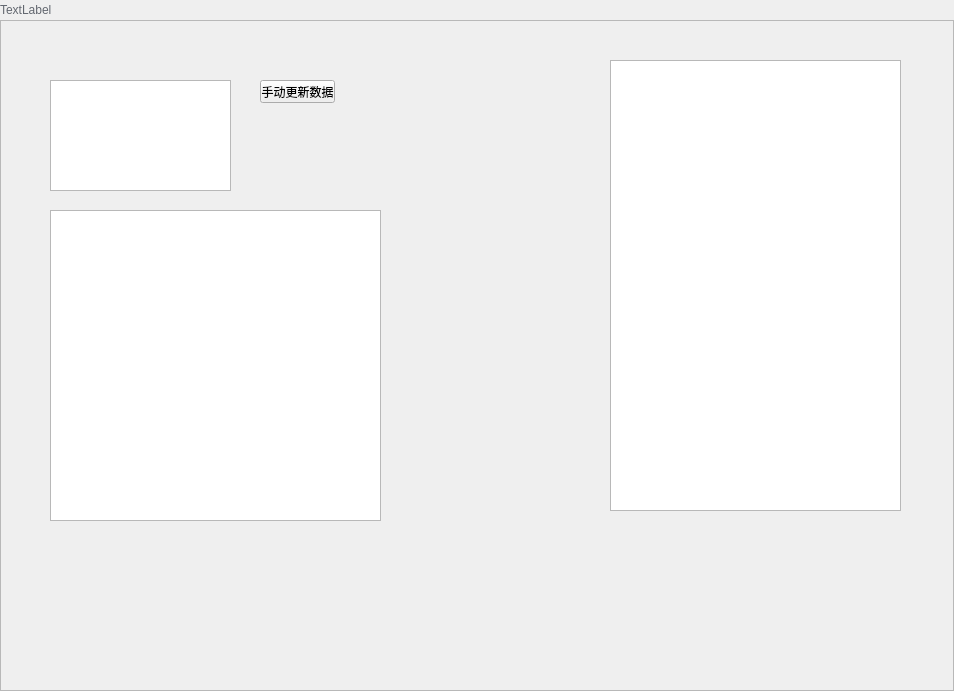
<?xml version="1.0" encoding="UTF-8"?>
<ui version="4.0">
 <class>TabWindow</class>
 <widget class="QWidget" name="TabWindow">
  <property name="geometry">
   <rect>
    <x>0</x>
    <y>0</y>
    <width>954</width>
    <height>691</height>
   </rect>
  </property>
  <property name="windowTitle">
   <string>Form</string>
  </property>
  <property name="styleSheet">
   <string notr="true">	background-color: rgb(45, 49, 59);
/* LINE EDIT */
QLineEdit {
	background-color: rgb(27, 29, 35);
	border-radius: 5px;
	border: 2px solid rgb(27, 29, 35);
	padding-left: 10px;
}
QLineEdit:hover {
	border: 2px solid rgb(64, 71, 88);
}
QLineEdit:focus {
	border: 2px solid rgb(91, 101, 124);
}

/* SCROLL BARS */
QScrollBar:horizontal {
    border: none;
    background: rgb(52, 59, 72);
    height: 14px;
    margin: 0px 21px 0 21px;
	border-radius: 0px;
}
QScrollBar::handle:horizontal {
    background: rgb(85, 170, 255);
    min-width: 25px;
	border-radius: 7px
}
QScrollBar::add-line:horizontal {
    border: none;
    background: rgb(55, 63, 77);
    width: 20px;
	border-top-right-radius: 7px;
    border-bottom-right-radius: 7px;
    subcontrol-position: right;
    subcontrol-origin: margin;
}
QScrollBar::sub-line:horizontal {
    border: none;
    background: rgb(55, 63, 77);
    width: 20px;
	border-top-left-radius: 7px;
    border-bottom-left-radius: 7px;
    subcontrol-position: left;
    subcontrol-origin: margin;
}
QScrollBar::up-arrow:horizontal, QScrollBar::down-arrow:horizontal
{
     background: none;
}
QScrollBar::add-page:horizontal, QScrollBar::sub-page:horizontal
{
     background: none;
}
 QScrollBar:vertical {
	border: none;
    background: rgb(52, 59, 72);
    width: 14px;
    margin: 21px 0 21px 0;
	border-radius: 0px;
 }
 QScrollBar::handle:vertical {	
	background: rgb(85, 170, 255);
    min-height: 25px;
	border-radius: 7px
 }
 QScrollBar::add-line:vertical {
     border: none;
    background: rgb(55, 63, 77);
     height: 20px;
	border-bottom-left-radius: 7px;
    border-bottom-right-radius: 7px;
     subcontrol-position: bottom;
     subcontrol-origin: margin;
 }
 QScrollBar::sub-line:vertical {
	border: none;
    background: rgb(55, 63, 77);
     height: 20px;
	border-top-left-radius: 7px;
    border-top-right-radius: 7px;
     subcontrol-position: top;
     subcontrol-origin: margin;
 }
 QScrollBar::up-arrow:vertical, QScrollBar::down-arrow:vertical {
     background: none;
 }

 QScrollBar::add-page:vertical, QScrollBar::sub-page:vertical {
     background: none;
 }

/* CHECKBOX */
QCheckBox::indicator {
    border: 3px solid rgb(52, 59, 72);
	width: 15px;
	height: 15px;
	border-radius: 10px;
    background: rgb(44, 49, 60);
}
QCheckBox::indicator:hover {
    border: 3px solid rgb(58, 66, 81);
}
QCheckBox::indicator:checked {
    background: 3px solid rgb(52, 59, 72);
	border: 3px solid rgb(52, 59, 72);	
	background-image: url(:/16x16/icons/16x16/cil-check-alt.png);
}

/* RADIO BUTTON */
QRadioButton::indicator {
    border: 3px solid rgb(52, 59, 72);
	width: 15px;
	height: 15px;
	border-radius: 10px;
    background: rgb(44, 49, 60);
}
QRadioButton::indicator:hover {
    border: 3px solid rgb(58, 66, 81);
}
QRadioButton::indicator:checked {
    background: 3px solid rgb(94, 106, 130);
	border: 3px solid rgb(52, 59, 72);	
}

/* COMBOBOX */
QComboBox{
	background-color: rgb(27, 29, 35);
	border-radius: 5px;
	border: 2px solid rgb(27, 29, 35);
	padding: 5px;
	padding-left: 10px;
}
QComboBox:hover{
	border: 2px solid rgb(64, 71, 88);
}
QComboBox::drop-down {
	subcontrol-origin: padding;
	subcontrol-position: top right;
	width: 25px; 
	border-left-width: 3px;
	border-left-color: rgba(39, 44, 54, 150);
	border-left-style: solid;
	border-top-right-radius: 3px;
	border-bottom-right-radius: 3px;	
	background-image: url(:/16x16/icons/16x16/cil-arrow-bottom.png);
	background-position: center;
	background-repeat: no-reperat;
 }
QComboBox QAbstractItemView {
	color: rgb(85, 170, 255);	
	background-color: rgb(27, 29, 35);
	padding: 10px;
	selection-background-color: rgb(39, 44, 54);
}

/* SLIDERS */
QSlider::groove:horizontal {
    border-radius: 9px;
    height: 18px;
	margin: 0px;
	background-color: rgb(52, 59, 72);
}
QSlider::groove:horizontal:hover {
	background-color: rgb(55, 62, 76);
}
QSlider::handle:horizontal {
    background-color: rgb(85, 170, 255);
    border: none;
    height: 18px;
    width: 18px;
    margin: 0px;
	border-radius: 9px;
}
QSlider::handle:horizontal:hover {
    background-color: rgb(105, 180, 255);
}
QSlider::handle:horizontal:pressed {
    background-color: rgb(65, 130, 195);
}

QSlider::groove:vertical {
    border-radius: 9px;
    width: 18px;
    margin: 0px;
	background-color: rgb(52, 59, 72);
}
QSlider::groove:vertical:hover {
	background-color: rgb(55, 62, 76);
}
QSlider::handle:vertical {
    background-color: rgb(85, 170, 255);
	border: none;
    height: 18px;
    width: 18px;
    margin: 0px;
	border-radius: 9px;
}
QSlider::handle:vertical:hover {
    background-color: rgb(105, 180, 255);
}
QSlider::handle:vertical:pressed {
    background-color: rgb(65, 130, 195);
}

</string>
  </property>
  <layout class="QVBoxLayout" name="verticalLayout">
   <property name="spacing">
    <number>0</number>
   </property>
   <property name="leftMargin">
    <number>0</number>
   </property>
   <property name="topMargin">
    <number>0</number>
   </property>
   <property name="rightMargin">
    <number>0</number>
   </property>
   <property name="bottomMargin">
    <number>0</number>
   </property>
   <item>
    <widget class="QLabel" name="label1">
     <property name="maximumSize">
      <size>
       <width>16777215</width>
       <height>20</height>
      </size>
     </property>
     <property name="palette">
      <palette>
       <active>
        <colorrole role="WindowText">
         <brush brushstyle="SolidPattern">
          <color alpha="255">
           <red>98</red>
           <green>103</green>
           <blue>111</blue>
          </color>
         </brush>
        </colorrole>
        <colorrole role="Button">
         <brush brushstyle="SolidPattern">
          <color alpha="255">
           <red>45</red>
           <green>49</green>
           <blue>59</blue>
          </color>
         </brush>
        </colorrole>
        <colorrole role="Text">
         <brush brushstyle="SolidPattern">
          <color alpha="255">
           <red>98</red>
           <green>103</green>
           <blue>111</blue>
          </color>
         </brush>
        </colorrole>
        <colorrole role="ButtonText">
         <brush brushstyle="SolidPattern">
          <color alpha="255">
           <red>98</red>
           <green>103</green>
           <blue>111</blue>
          </color>
         </brush>
        </colorrole>
        <colorrole role="Base">
         <brush brushstyle="SolidPattern">
          <color alpha="255">
           <red>45</red>
           <green>49</green>
           <blue>59</blue>
          </color>
         </brush>
        </colorrole>
        <colorrole role="Window">
         <brush brushstyle="SolidPattern">
          <color alpha="255">
           <red>45</red>
           <green>49</green>
           <blue>59</blue>
          </color>
         </brush>
        </colorrole>
        <colorrole role="PlaceholderText">
         <brush brushstyle="SolidPattern">
          <color alpha="128">
           <red>98</red>
           <green>103</green>
           <blue>111</blue>
          </color>
         </brush>
        </colorrole>
       </active>
       <inactive>
        <colorrole role="WindowText">
         <brush brushstyle="SolidPattern">
          <color alpha="255">
           <red>98</red>
           <green>103</green>
           <blue>111</blue>
          </color>
         </brush>
        </colorrole>
        <colorrole role="Button">
         <brush brushstyle="SolidPattern">
          <color alpha="255">
           <red>45</red>
           <green>49</green>
           <blue>59</blue>
          </color>
         </brush>
        </colorrole>
        <colorrole role="Text">
         <brush brushstyle="SolidPattern">
          <color alpha="255">
           <red>98</red>
           <green>103</green>
           <blue>111</blue>
          </color>
         </brush>
        </colorrole>
        <colorrole role="ButtonText">
         <brush brushstyle="SolidPattern">
          <color alpha="255">
           <red>98</red>
           <green>103</green>
           <blue>111</blue>
          </color>
         </brush>
        </colorrole>
        <colorrole role="Base">
         <brush brushstyle="SolidPattern">
          <color alpha="255">
           <red>45</red>
           <green>49</green>
           <blue>59</blue>
          </color>
         </brush>
        </colorrole>
        <colorrole role="Window">
         <brush brushstyle="SolidPattern">
          <color alpha="255">
           <red>45</red>
           <green>49</green>
           <blue>59</blue>
          </color>
         </brush>
        </colorrole>
        <colorrole role="PlaceholderText">
         <brush brushstyle="SolidPattern">
          <color alpha="128">
           <red>98</red>
           <green>103</green>
           <blue>111</blue>
          </color>
         </brush>
        </colorrole>
       </inactive>
       <disabled>
        <colorrole role="WindowText">
         <brush brushstyle="SolidPattern">
          <color alpha="255">
           <red>98</red>
           <green>103</green>
           <blue>111</blue>
          </color>
         </brush>
        </colorrole>
        <colorrole role="Button">
         <brush brushstyle="SolidPattern">
          <color alpha="255">
           <red>45</red>
           <green>49</green>
           <blue>59</blue>
          </color>
         </brush>
        </colorrole>
        <colorrole role="Text">
         <brush brushstyle="SolidPattern">
          <color alpha="255">
           <red>98</red>
           <green>103</green>
           <blue>111</blue>
          </color>
         </brush>
        </colorrole>
        <colorrole role="ButtonText">
         <brush brushstyle="SolidPattern">
          <color alpha="255">
           <red>98</red>
           <green>103</green>
           <blue>111</blue>
          </color>
         </brush>
        </colorrole>
        <colorrole role="Base">
         <brush brushstyle="SolidPattern">
          <color alpha="255">
           <red>45</red>
           <green>49</green>
           <blue>59</blue>
          </color>
         </brush>
        </colorrole>
        <colorrole role="Window">
         <brush brushstyle="SolidPattern">
          <color alpha="255">
           <red>45</red>
           <green>49</green>
           <blue>59</blue>
          </color>
         </brush>
        </colorrole>
        <colorrole role="PlaceholderText">
         <brush brushstyle="SolidPattern">
          <color alpha="128">
           <red>98</red>
           <green>103</green>
           <blue>111</blue>
          </color>
         </brush>
        </colorrole>
       </disabled>
      </palette>
     </property>
     <property name="font">
      <font>
       <family>Segoe UI</family>
       <pointsize>9</pointsize>
      </font>
     </property>
     <property name="styleSheet">
      <string notr="true">QLineEdit:hover {
	border: 2px solid rgb(64, 71, 88);
}
QLineEdit:focus {
	border: 2px solid rgb(91, 101, 124);
}</string>
     </property>
     <property name="lineWidth">
      <number>0</number>
     </property>
     <property name="text">
      <string>TextLabel</string>
     </property>
     <property name="wordWrap">
      <bool>true</bool>
     </property>
    </widget>
   </item>
   <item>
    <widget class="QFrame" name="frame">
     <property name="styleSheet">
      <string notr="true"/>
     </property>
     <property name="frameShape">
      <enum>QFrame::StyledPanel</enum>
     </property>
     <property name="frameShadow">
      <enum>QFrame::Raised</enum>
     </property>
     <widget class="QGraphicsView" name="graphicsView">
      <property name="geometry">
       <rect>
        <x>50</x>
        <y>60</y>
        <width>181</width>
        <height>111</height>
       </rect>
      </property>
     </widget>
     <widget class="QPushButton" name="btn_refresh">
      <property name="geometry">
       <rect>
        <x>260</x>
        <y>60</y>
        <width>75</width>
        <height>23</height>
       </rect>
      </property>
      <property name="text">
       <string>手动更新数据</string>
      </property>
     </widget>
     <widget class="QTextEdit" name="textEdit">
      <property name="geometry">
       <rect>
        <x>50</x>
        <y>190</y>
        <width>331</width>
        <height>311</height>
       </rect>
      </property>
     </widget>
     <widget class="QTextEdit" name="textEdit_mat">
      <property name="geometry">
       <rect>
        <x>610</x>
        <y>40</y>
        <width>291</width>
        <height>451</height>
       </rect>
      </property>
     </widget>
     <widget class="QWidget" name="verticalLayoutWidget">
      <property name="geometry">
       <rect>
        <x>390</x>
        <y>40</y>
        <width>211</width>
        <height>461</height>
       </rect>
      </property>
      <layout class="QVBoxLayout" name="verticalLayout_2"/>
     </widget>
    </widget>
   </item>
  </layout>
 </widget>
 <resources/>
 <connections/>
</ui>
